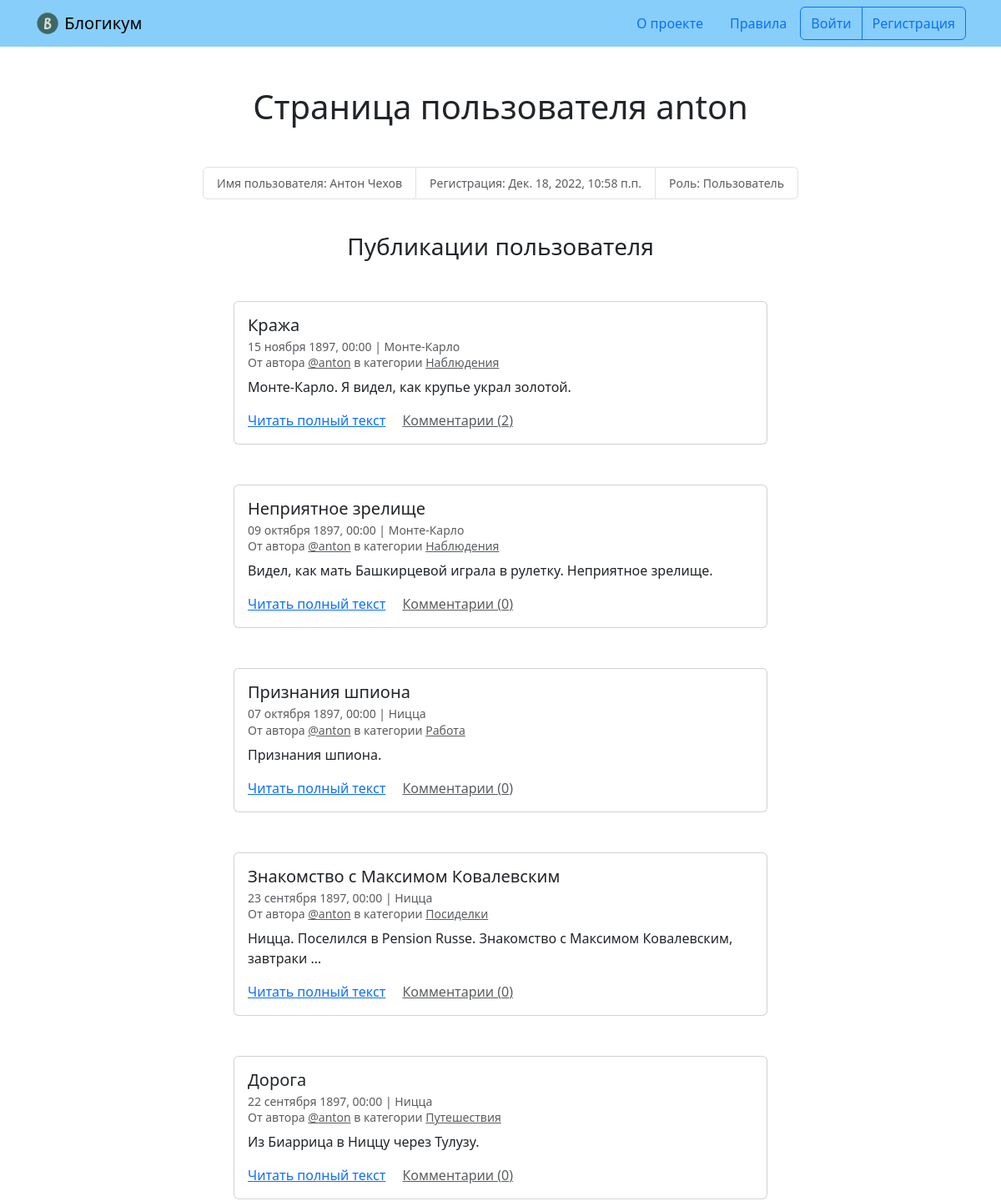
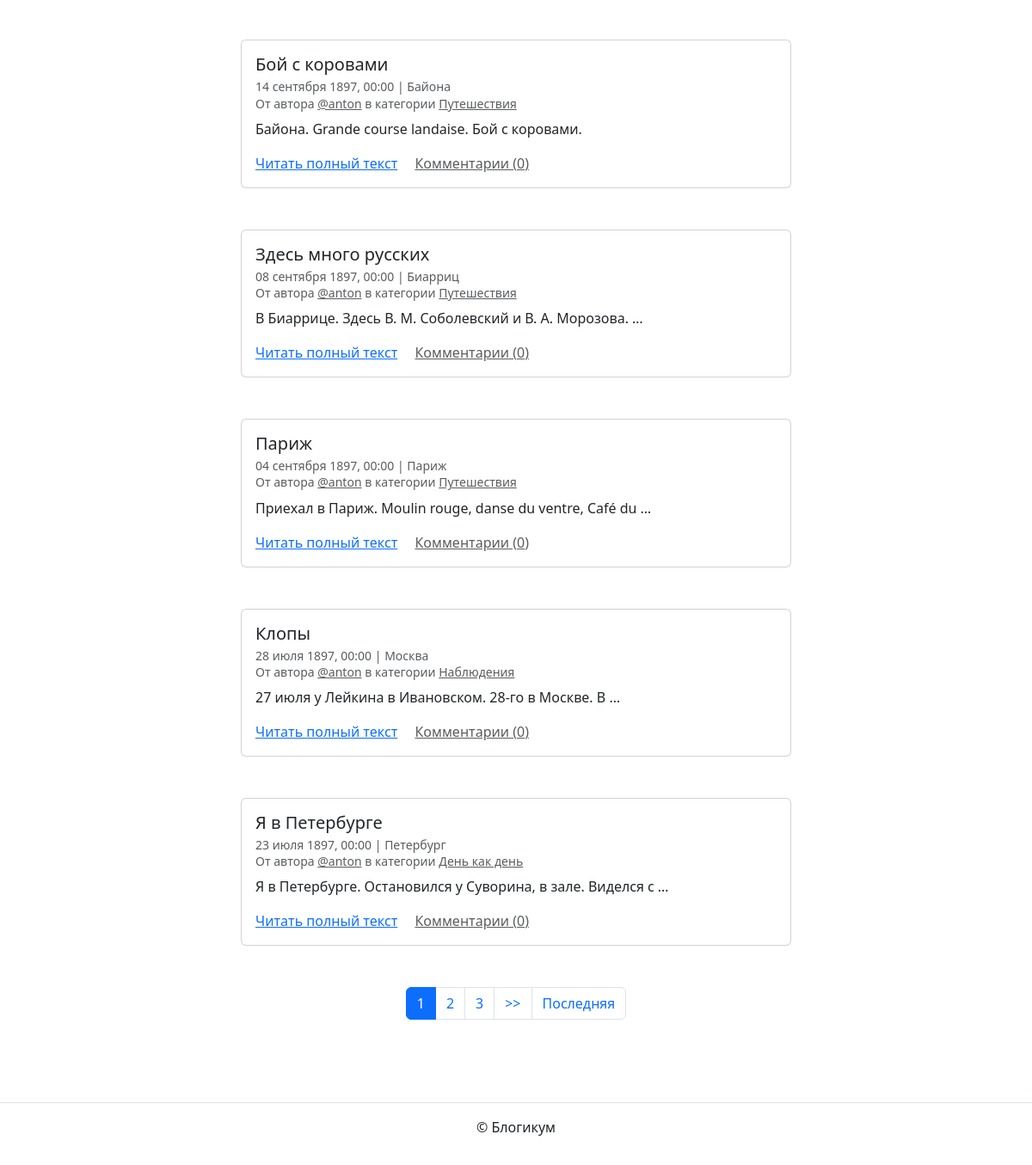
Screenshot of /profile/anton/ with the database file from the repository (2 pictures, top to bottom).
### blog/models.py (models this page shows, shortened)
class Post(models.Model):
    title = models.CharField(max_length=256, verbose_name='Заголовок')
    text = models.TextField(verbose_name='Текст')
    pub_date = models.DateTimeField(verbose_name='Дата и время публикации',
                                    help_text="Если установить дату и вре"
                                    "мя в будущем — можно делать отложе"
                                    "нные публикации.")
    author = models.ForeignKey(User, on_delete=models.CASCADE,
                               verbose_name='Автор публикации')
    image = models.ImageField(upload_to='posts/', blank=True, null=True)
    location = models.ForeignKey(Location, on_delete=models.SET_NULL,
                                 null=True, verbose_name='Местоположение')
    category = models.ForeignKey(Category, on_delete=models.SET_NULL,
                                 null=True, verbose_name='Категория')
    is_published = models.BooleanField(default=True,
                                       verbose_name='Опубликовано',
                                       help_text="Снимите галочку"
                                       ", чтобы скрыть публикацию.")
    created_at = models.DateTimeField(auto_now_add=True,
                                      verbose_name='Добавлено')
    class Meta:
        verbose_name = 'публикация'
        verbose_name_plural = 'Публикации'

class Location(models.Model):
    name = models.CharField(max_length=256, verbose_name='Название места')
    is_published = models.BooleanField(default=True,
                                       verbose_name='Опубликовано',
                                       help_text="Снимите галочку"
                                       ", чтобы скрыть публикацию.")
    created_at = models.DateTimeField(auto_now_add=True,
                                      verbose_name='Добавлено')
    class Meta:
        verbose_name = 'местоположение'
        verbose_name_plural = 'Местоположения'

class Category(models.Model):
    title = models.CharField(max_length=256, verbose_name='Заголовок')
    description = models.TextField(verbose_name='Описание')
    slug = models.SlugField(unique=True, verbose_name='Идентификатор',
                            help_text="Идентификатор страницы для URL"
                            "; разрешены символы латиницы, цифры"
                            ", дефис и подчёркивание.")
    is_published = models.BooleanField(default=True,
                                       verbose_name='Опубликовано',
                                       help_text="Снимите галочку"
                                       ", чтобы скрыть публикацию.")
    created_at = models.DateTimeField(auto_now_add=True,
                                      verbose_name='Добавлено')
    class Meta:
        verbose_name = 'категория'
        verbose_name_plural = 'Категории'

### blog/views.py (the view)
# urls.py: path('profile/<str:username>/', views.profile, name='profile'),
def profile(request, username):
    user = get_object_or_404(User, username=username)
    posts = (
        Post.objects
        .filter(author=user)
        .select_related('author')
        .order_by('-pub_date')
        .annotate(comment_count=Count('comments'))
    )
    paginator = Paginator(posts, 10)
    page_number = request.GET.get('page')
    page_obj = paginator.get_page(page_number)
    context = {
        'profile': user,
        'page_obj': page_obj,
        'is_author': request.user == user,  # Для проверки владельца
    }
    return render(request, 'blog/profile.html', context)

### templates/blog/profile.html (shortened to what this page needs)
{% extends "base.html" %}
{% block content %}
  <h1 class="mb-5 text-center ">Страница пользователя {{ profile.username }}</h1>
  <small>
    <ul class="list-group list-group-horizontal justify-content-center mb-3">
      <li class="list-group-item text-muted">Имя пользователя: {% if profile.get_full_name %}{{ profile.get_full_name }}{% else %}не указано{% endif %}</li>
      <li class="list-group-item text-muted">Регистрация: {{ profile.date_joined }}</li>
      <li class="list-group-item text-muted">Роль: {% if profile.is_staff %}Админ{% else %}Пользователь{% endif %}</li>
    </ul>
  </small>
  <br>
  <h3 class="mb-5 text-center">Публикации пользователя</h3>
  {% for post in page_obj %}
    <article class="mb-5">
      {% include "includes/post_card.html" %}
    </article>
  {% endfor %}
  {% include "includes/paginator.html" %}
{% endblock %}

### templates/includes/post_card.html (shortened to what this page needs)
<div class="col d-flex justify-content-center">
  <div class="card" style="width: 40rem;">
    <div class="card-body">
      <h5 class="card-title">{{ post.title }}</h5>
      <h6 class="card-subtitle mb-2 text-muted">
        <small>
          {{ post.pub_date|date:"d E Y, H:i" }} | {% if post.location and post.location.is_published %}{{ post.location.name }}{% else %}Планета Земля{% endif %}<br>
          От автора <a class="text-muted" href="{% url 'blog:profile' post.author.username %}">@{{ post.author.username }}</a> в
          категории {% include "includes/category_link.html" %}
        </small>
      </h6>
      <p class="card-text">{{ post.text|truncatewords:10 }}</p>
      <a href="{% url 'blog:post_detail' post.id %}" class="card-link">Читать полный текст</a>
      <a href="{% url 'blog:post_detail' post.id %}" class="card-link text-muted">Комментарии ({{ post.comment_count }})</a>
    </div>
  </div>
</div>

### templates/includes/category_link.html
<a class="text-muted" href="{% url 'blog:category_posts' post.category.slug %}">
  {{ post.category.title }}
</a>

### rows the page displays
Post: title "Кража", pub_date "15 ноября 1897, 00:00", location.name "Монте-Карло", author.username "anton", category "Наблюдения", text "Монте-Карло. Я видел, как крупье украл золотой.", comment_count "2"
Post: title "Неприятное зрелище", pub_date "09 октября 1897, 00:00", location.name "Монте-Карло", author.username "anton", category "Наблюдения", text "Видел, как мать Башкирцевой играла в рулетку. Неприятное зрелище.", comment_count "0"
Post: title "Признания шпиона", pub_date "07 октября 1897, 00:00", location.name "Ницца", author.username "anton", category "Работа", text "Признания шпиона.", comment_count "0"
Post: title "Знакомство с Максимом Ковалевским", pub_date "23 сентября 1897, 00:00", location.name "Ницца", author.username "anton", category "Посиделки", text "Ницца. Поселился в Pension Russe. Знакомство с Максимом Ковалевским, завтраки …", comment_count "0"
Post: title "Дорога", pub_date "22 сентября 1897, 00:00", location.name "Ницца", author.username "anton", category "Путешествия", text "Из Биаррица в Ниццу через Тулузу.", comment_count "0"
Post: title "Бой с коровами", pub_date "14 сентября 1897, 00:00", location.name "Байона", author.username "anton", category "Путешествия", text "Байона. Grande course landaise. Бой с коровами.", comment_count "0"
Post: title "Здесь много русских", pub_date "08 сентября 1897, 00:00", location.name "Биарриц", author.username "anton", category "Путешествия", text "В Биаррице. Здесь В. М. Соболевский и В. А. Морозова. …", comment_count "0"
Post: title "Париж", pub_date "04 сентября 1897, 00:00", location.name "Париж", author.username "anton", category "Путешествия", text "Приехал в Париж. Moulin rouge, danse du ventre, Café du …", comment_count "0"
Post: title "Клопы", pub_date "28 июля 1897, 00:00", location.name "Москва", author.username "anton", category "Наблюдения", text "27 июля у Лейкина в Ивановском. 28-го в Москве. В …", comment_count "0"
Post: title "Я в Петербурге", pub_date "23 июля 1897, 00:00", location.name "Петербург", author.username "anton", category "День как день", text "Я в Петербурге. Остановился у Суворина, в зале. Виделся с …", comment_count "0"

### other values shown
{{ profile.username }} "anton"
{{ profile.get_full_name }} "Антон Чехов"
{{ profile.date_joined }} "Дек. 18, 2022, 10:58 п.п."
{{ i }} "1"
{{ i }} "2" "3"
